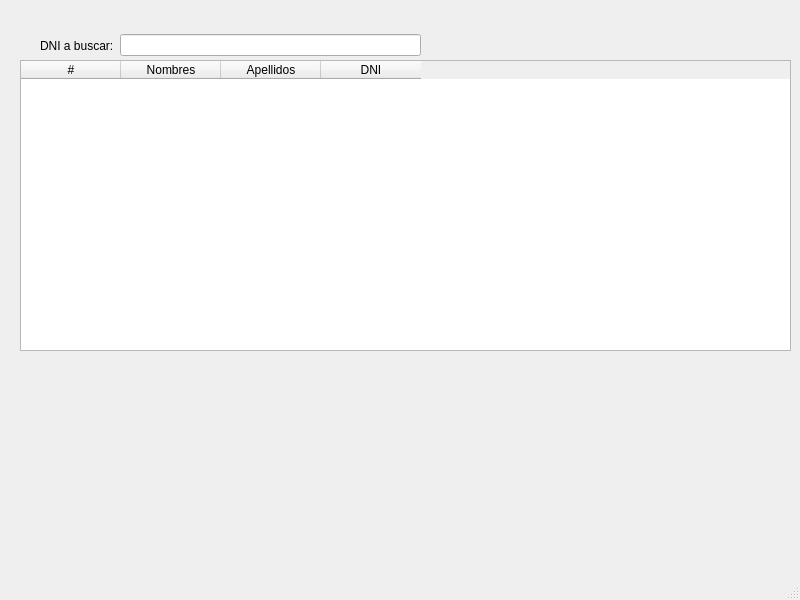
<?xml version="1.0" encoding="UTF-8"?>
<ui version="4.0">
 <class>MainWindow</class>
 <widget class="QMainWindow" name="MainWindow">
  <property name="geometry">
   <rect>
    <x>0</x>
    <y>0</y>
    <width>800</width>
    <height>600</height>
   </rect>
  </property>
  <property name="windowTitle">
   <string>Sistema de la academia Orbegoso</string>
  </property>
  <widget class="QWidget" name="centralwidget">
   <widget class="QTableWidget" name="studentsTableWidget">
    <property name="geometry">
     <rect>
      <x>20</x>
      <y>60</y>
      <width>771</width>
      <height>291</height>
     </rect>
    </property>
    <column>
     <property name="text">
      <string>#</string>
     </property>
    </column>
    <column>
     <property name="text">
      <string>Nombres</string>
     </property>
    </column>
    <column>
     <property name="text">
      <string>Apellidos</string>
     </property>
    </column>
    <column>
     <property name="text">
      <string>DNI</string>
     </property>
    </column>
   </widget>
   <widget class="QWidget" name="horizontalLayoutWidget">
    <property name="geometry">
     <rect>
      <x>40</x>
      <y>30</y>
      <width>381</width>
      <height>31</height>
     </rect>
    </property>
    <layout class="QHBoxLayout" name="horizontalLayout">
     <item>
      <widget class="QLabel" name="label">
       <property name="text">
        <string>DNI a buscar:</string>
       </property>
      </widget>
     </item>
     <item>
      <widget class="QLineEdit" name="lineEdit"/>
     </item>
    </layout>
   </widget>
  </widget>
  <widget class="QMenuBar" name="menubar">
   <property name="geometry">
    <rect>
     <x>0</x>
     <y>0</y>
     <width>800</width>
     <height>20</height>
    </rect>
   </property>
  </widget>
  <widget class="QStatusBar" name="statusbar"/>
 </widget>
 <resources/>
 <connections/>
</ui>
